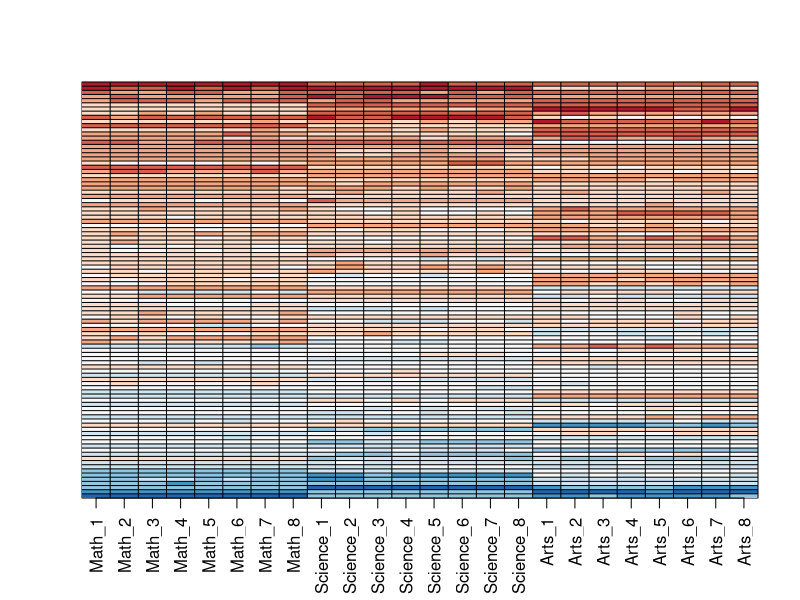
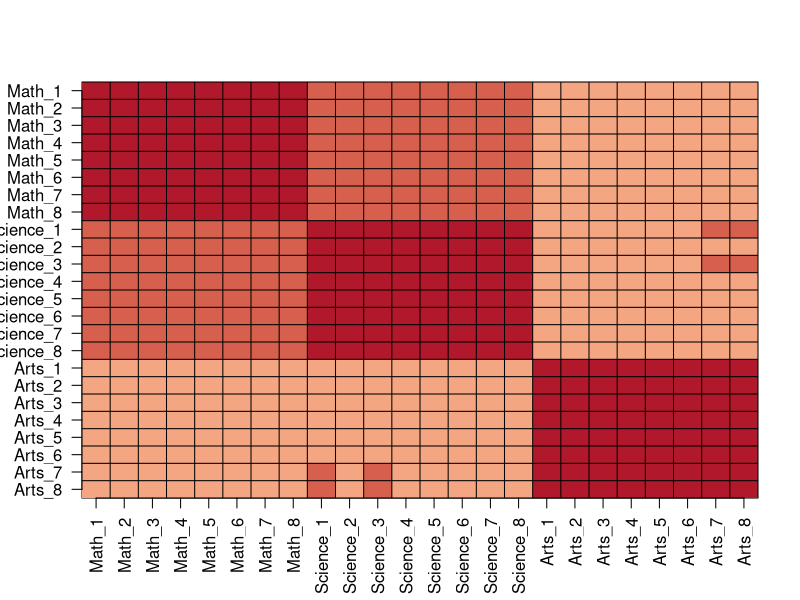

The R source for these figures, in order:
#High Dimensional Data 24
#Matrix Factorization

#Exercises 24.5

#SVD to estimate factors
#Dataset of grade scores for 100 students in 24 subjects
#Percentage points received: 0=C, 25=A+, -25=F

#Analysis:Are all students just about as good? Does being 
#good in one subject imply one will be good in another? How 
#does the SVD help with all this?

set.seed(1987)
n <- 100
k <- 8
Sigma <- 64  * matrix(c(1, .75, .5, .75, 1, .5, .5, .5, 1),
                      3, 3) 
m <- MASS::mvrnorm(n, rep(0, 3), Sigma)
m <- m[order(rowMeans(m), decreasing = TRUE),]
y <- m %x% matrix(rep(1, k), nrow = 1) +
  matrix(rnorm(matrix(n * k * 3)), n, k * 3)
colnames(y) <- c(paste(rep("Math",k), 1:k, sep="_"),
                 paste(rep("Science",k), 1:k, sep="_"),
                 paste(rep("Arts",k), 1:k, sep="_"))

my_image <- function(x, zlim = range(x), ...){
  colors = rev(RColorBrewer::brewer.pal(9, "RdBu"))
  cols <- 1:ncol(x)
  rows <- 1:nrow(x)
  image(cols, rows, t(x[rev(rows),,drop=FALSE]),
        xaxt = "n", yaxt = "n",
        xlab="", ylab="",  col = colors, zlim = zlim, ...)
  abline(h=rows + 0.5, v = cols + 0.5)
  axis(side = 1, cols, colnames(x), las = 2)
}

my_image(y)

#1. How would you describe the data based on this figure?

#The students that test well are at the top of the image and
# there seems to be three groupings by subject.


#2 Examine the correlation between the test scores directly:
my_image(cor(y), zlim = c(-1,1))
range(cor(y))
#[1] 0.4855371 1.0000000
axis(side = 2, 1:ncol(y), rev(colnames(y)), las = 2)

#Which of the following best describes what you see?

#There is a correlation among all tests, but higher if the tests
# are in science and math and even higher within each subject.


#3 Compute the sum of squares of the columns of Y and store them
# in ss_y. Then compute the sum of squares of columns of the 
#transformed YV and store them in ss_yv. Confirm that sum(ss_y)
# is equal to sum(ss_yv).
s <- svd(y)
names(s)
#[1] "d" "u" "v"

#y_svd <- sweep(s$u, d) %*% t(s$v)
#given code object 'd' not found error

#Copilot fix
y_svd <- s$u %*% diag(s$d) %*% t(s$v)
max(abs(y - y_svd))
#[1] 7.105427e-14

ss_y<-apply((y)^2, 2, sum)
sum(ss_y)
ss_yv<-apply((y%*%s$v)^2,2,sum)
sum(ss_yv)
#[1] 175434.6
ss_y
#[1] 175434.6

isTRUE(all.equal(sum(ss_y), sum(ss_yv)))
#[1] TRUE